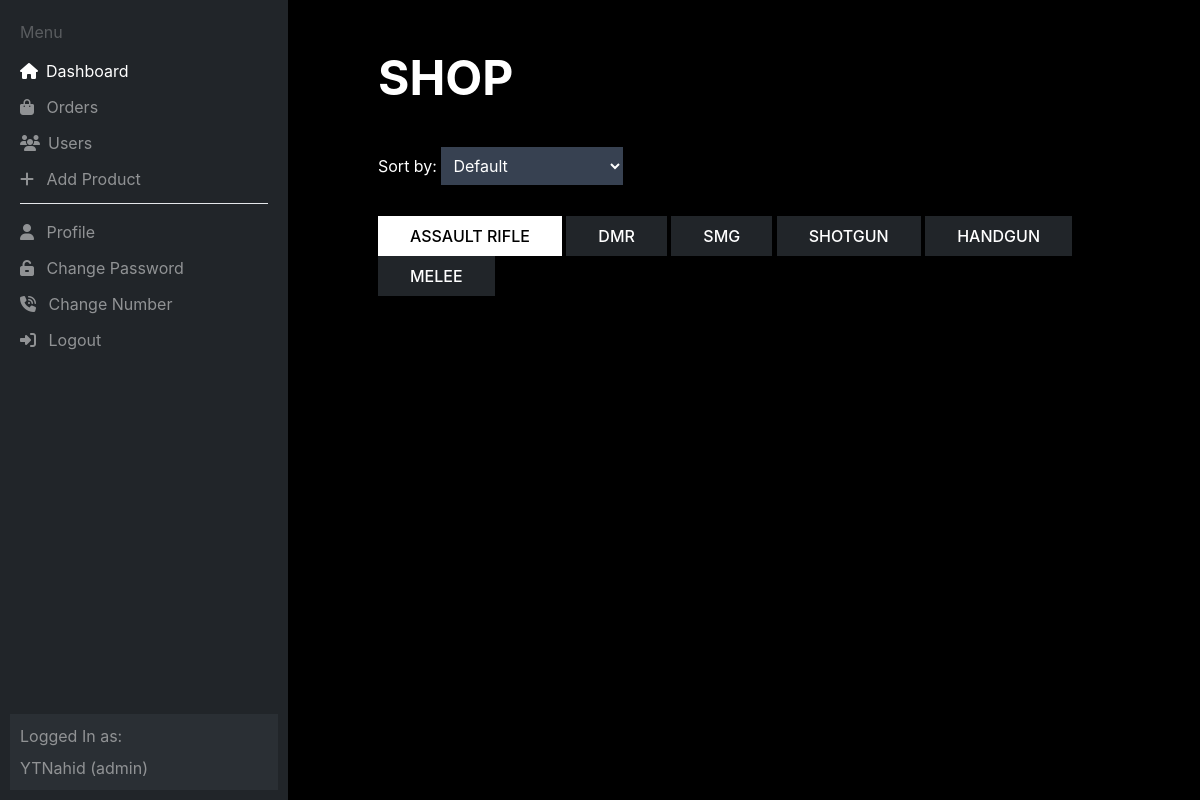
Before: /dashboard.php (signed in) with the older database file.
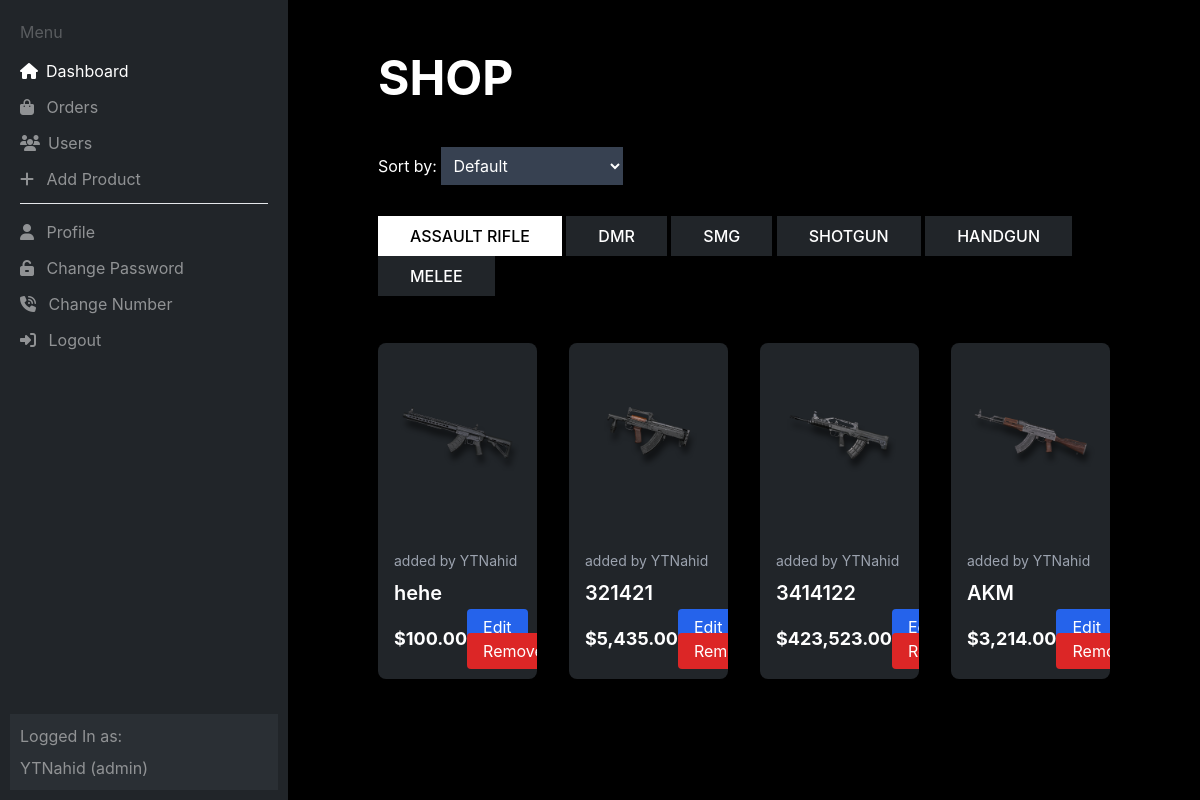
After: the same page with the newer database file.
### tables this page shows
CREATE TABLE `users` (
  `id` int(11) NOT NULL,
  `username` varchar(50) NOT NULL,
  `email` varchar(100) NOT NULL,
  `password` varchar(255) NOT NULL,
  `contact` varchar(50) NOT NULL,
  `gender` enum('male','female') NOT NULL,
  `birth_date` date NOT NULL,
  `role` varchar(50) NOT NULL DEFAULT 'customer',
  `created_at` timestamp NOT NULL DEFAULT current_timestamp()
);

CREATE TABLE `products` (
  `id` int(11) NOT NULL,
  `name` varchar(255) NOT NULL,
  `image` varchar(255) NOT NULL,
  `price` decimal(10,2) NOT NULL,
  `added_by` varchar(50) NOT NULL,
  `type` varchar(255) NOT NULL
);

### dashboard.php (the view, shortened to what this page needs)
<?php
include 'connect.php';
$email = $_SESSION['email'];
$sql = $conn->prepare("SELECT username, role FROM users WHERE email = ?");
$sql->bind_param("s", $email);
$sql->execute();
$result = $sql->get_result();
if ($result->num_rows > 0) {
    $row = $result->fetch_assoc();
    $username = htmlspecialchars($row['username']);
    $role = htmlspecialchars($row['role']);
} else {
    $username = "Unknown User";
    $role = "Unknown Role";
}
$productQuery = $conn->query("SELECT * FROM products");
$products = $productQuery->fetch_all(MYSQLI_ASSOC);
?>
<!DOCTYPE html>
<html lang="en">
<head>
    <?php
    include './templates/head.php';
    ?>
</head>
<body class="dashboard bg-black">
    <?php
    include './templates/header.php';
    ?>
    <main class="content ml-72 min-h-screen">
        <section class="section px-20 py-11">
            <div class="column">
                <h1 class="text-white text-5xl mb-[30px] font-bold">SHOP</h1>
                <div class="mb-4">
                    <label for="sort" class="text-white">Sort by:</label>
                    <select id="sort" class="p-2 bg-gray-700 text-white">
                        <option value="default">Default</option>
                    </select>
                </div>
                <div class="tabs mb-8">
                    <button class="tab-btn font-medium bg-bg-color text-white px-8 py-2 hover:bg-white hover:text-black" data-tab="ar">ASSAULT RIFLE</button>
                    <button class="tab-btn font-medium bg-bg-color text-white px-8 py-2 hover:bg-white hover:text-black" data-tab="dmr">DMR</button>
                    <button class="tab-btn font-medium bg-bg-color text-white px-8 py-2 hover:bg-white hover:text-black" data-tab="smg">SMG</button>
                    <button class="tab-btn font-medium bg-bg-color text-white px-8 py-2 hover:bg-white hover:text-black" data-tab="sr">SHOTGUN</button>
                    <button class="tab-btn font-medium bg-bg-color text-white px-8 py-2 hover:bg-white hover:text-black" data-tab="hg">HANDGUN</button>
                    <button class="tab-btn font-medium bg-bg-color text-white px-8 py-2 hover:bg-white hover:text-black" data-tab="melee">MELEE</button>
                </div>
                <div id="productGrid" class="grid grid-cols-1 sm:grid-cols-2 md:grid-cols-3 lg:grid-cols-4 gap-8">
                    <?php foreach ($products as $product): ?>
                        <div class="product-item tab-content <?php echo htmlspecialchars($product['type']); ?> bg-bg-color shadow-md rounded-lg overflow-hidden" data-name="<?php echo htmlspecialchars($product['name']); ?>" data-price="<?php echo $product['price']; ?>" data-id="<?php echo $product['id']; ?>">
                            <img src="./assets/<?php echo htmlspecialchars($product['image']); ?>" alt="Product Image" class="w-full h-48 object-contain hover:scale-125">
                            <div class="p-4">
                                <?php if ($role === 'admin'): ?>
                                    <p class="text-sm text-gray-400 mb-2">added by <?php echo htmlspecialchars($product['added_by']); ?></p>
                                <?php endif; ?>
                                <h3 class="text-xl font-semibold mb-2 text-white"><?php echo htmlspecialchars($product['name']); ?></h3>
                                <div class="flex justify-between items-center">
                                    <span class="text-lg font-bold text-white">$<?php echo number_format($product['price'], 2); ?></span>
                                    <div class="">
                                        <?php if ($role !== 'admin'): ?>
                                            <button onclick="addToCart('<?php echo htmlspecialchars($product['name']); ?>', <?php echo $product['price']; ?>)" class="bg-white text-black px-4 py-2 rounded hover:bg-black hover:text-white">Add to Cart</button>
                                        <?php else: ?>
                                            <a onclick="openModal(<?php echo $product['id']; ?>)" class="bg-blue-600 text-white px-4 py-2 rounded hover:bg-blue-800 cursor-pointer">Edit</a>
                                            <a href="remove_product.php?id=<?php echo $product['id']; ?>" class="bg-red-600 text-white px-4 py-2 rounded hover:bg-red-800">Remove</a>
                                        <?php endif; ?>
                                    </div>
                                </div>
                            </div>
                        </div>
                    <?php endforeach; ?>
                </div>
            </div>
        </section>
    </main>
</body>
</html>

### templates/head.php (shortened to what this page needs)
<link rel="stylesheet" href="./css/global-style.css">
<link rel="stylesheet" href="./css/style.css">
<script src="https://cdn.tailwindcss.com"></script>

### templates/header.php (shortened to what this page needs)
<?php
$current_page = basename($_SERVER['PHP_SELF']);
?>
<header class="column sidebar bg-bg-color w-72 h-screen justify-between fixed">
    <div class="column">
        <p class="text-white opacity-25">Menu</p>
        <nav>
            <ul class="nav-menu space-y-3">
                <li>
                    <a href="./dashboard.php" class="flex items-center <?php echo ($current_page == 'dashboard.php') ? 'active' : ''; ?>">
                        <i class="fa-solid fa-house p-0"></i> Dashboard
                    </a>
                </li>
                <?php if ($role === 'admin'): ?>
                    <li>
                        <a href="./orders.php" class="<?php echo ($current_page == 'orders.php') ? 'active' : ''; ?>">
                            <i class="fa-solid fa-bag-shopping"></i> Orders
                        </a>
                    </li>
                    <li>
                        <a href="./users.php" class="flex items-center <?php echo ($current_page == 'users.php') ? 'active' : ''; ?>">
                            <i class="fa-solid fa-users p-0"></i> Users
                        </a>
                    </li>
                    <li>
                        <a href="#" onclick="openAddProductModal()" class="<?php echo ($current_page == 'add_product.php') ? 'active' : ''; ?>">
                            <i class="fa-solid fa-plus"></i> Add Product
                        </a>
                    </li>
                <?php endif; ?>
                <li class="border-t pt-4 mt-[50px]">
                    <a href="./profile.php" class="<?php echo ($current_page == 'profile.php') ? 'active' : ''; ?>">
                        <i class="fa-solid fa-user"></i> Profile
                    </a>
                </li>
                <li>
                    <a href="./change_pass.php" class="<?php echo ($current_page == 'change_pass.php') ? 'active' : ''; ?>">
                        <i class="fa-solid fa-unlock-keyhole"></i> Change Password
                    </a>
                </li>
                <li>
                    <a href="./change_number.php" class="<?php echo ($current_page == 'change_number.php') ? 'active' : ''; ?>">
                        <i class="fa-solid fa-phone-volume"></i> Change Number
                    </a>
                </li>
                <li>
                    <a href="./logout.php">
                        <i class="fa-solid fa-right-to-bracket"></i> Logout
                    </a>
                </li>
            </ul>
        </nav>
    </div>
    <div class="column current-user bg-[#343a40] gap-2">
        <p>Logged In as:</p>
        <p><?php echo $username . " (" . $role . ")"; ?></p>
    </div>
</header>

### css/global-style.css (style rules this page uses)
:root { --content-width: 100%; --gap: 15px; --column-padding: 10px; --primary-color: #e6533c; --bg-color: #222222; --heading-color: white; --text-color: white; --primary-font: 'Inter', sans-serif; }
* { transition: all 0.2s; font-family: var(--primary-font); box-sizing: border-box; scroll-behavior: smooth; }
body { margin: 0; }
.section { display: flex; flex-direction: column; align-items: center; gap: var(--gap); width: 100%; }
.column { display: flex; flex-direction: column; width: 100%; max-width: var(--content-width); gap: var(--gap); padding: var(--column-padding); }
img { width: 100%; }
a { color: var(--text-color); text-decoration: none; }
ul { margin: 0; }

### css/style.css (style rules this page uses)
body { background-color: #212529; }
.sidebar .nav-menu a, .sidebar .current-user { color: white; opacity: 0.5; }
.sidebar .nav-menu a.active { opacity: 1; }
.sidebar .nav-menu i { padding-right: 8px; }

### dashboard.php (style rules this page uses)
.tab-content { display: none; }
.tab-content.active { display: block; }
.tab-btn.active { background-color: white; color: black; }

Changed rows visible on the page:
now on this page (row edited): products: image (picture), added_by "YTNahid", name "hehe", price "100.00"
now on this page (row edited): products: image (picture), added_by "YTNahid", name "321421", price "5,435.00"
added products: image (picture), added_by "YTNahid", name "3414122", price "423,523.00"
added products: image (picture), added_by "YTNahid", name "AKM", price "3,214.00"
